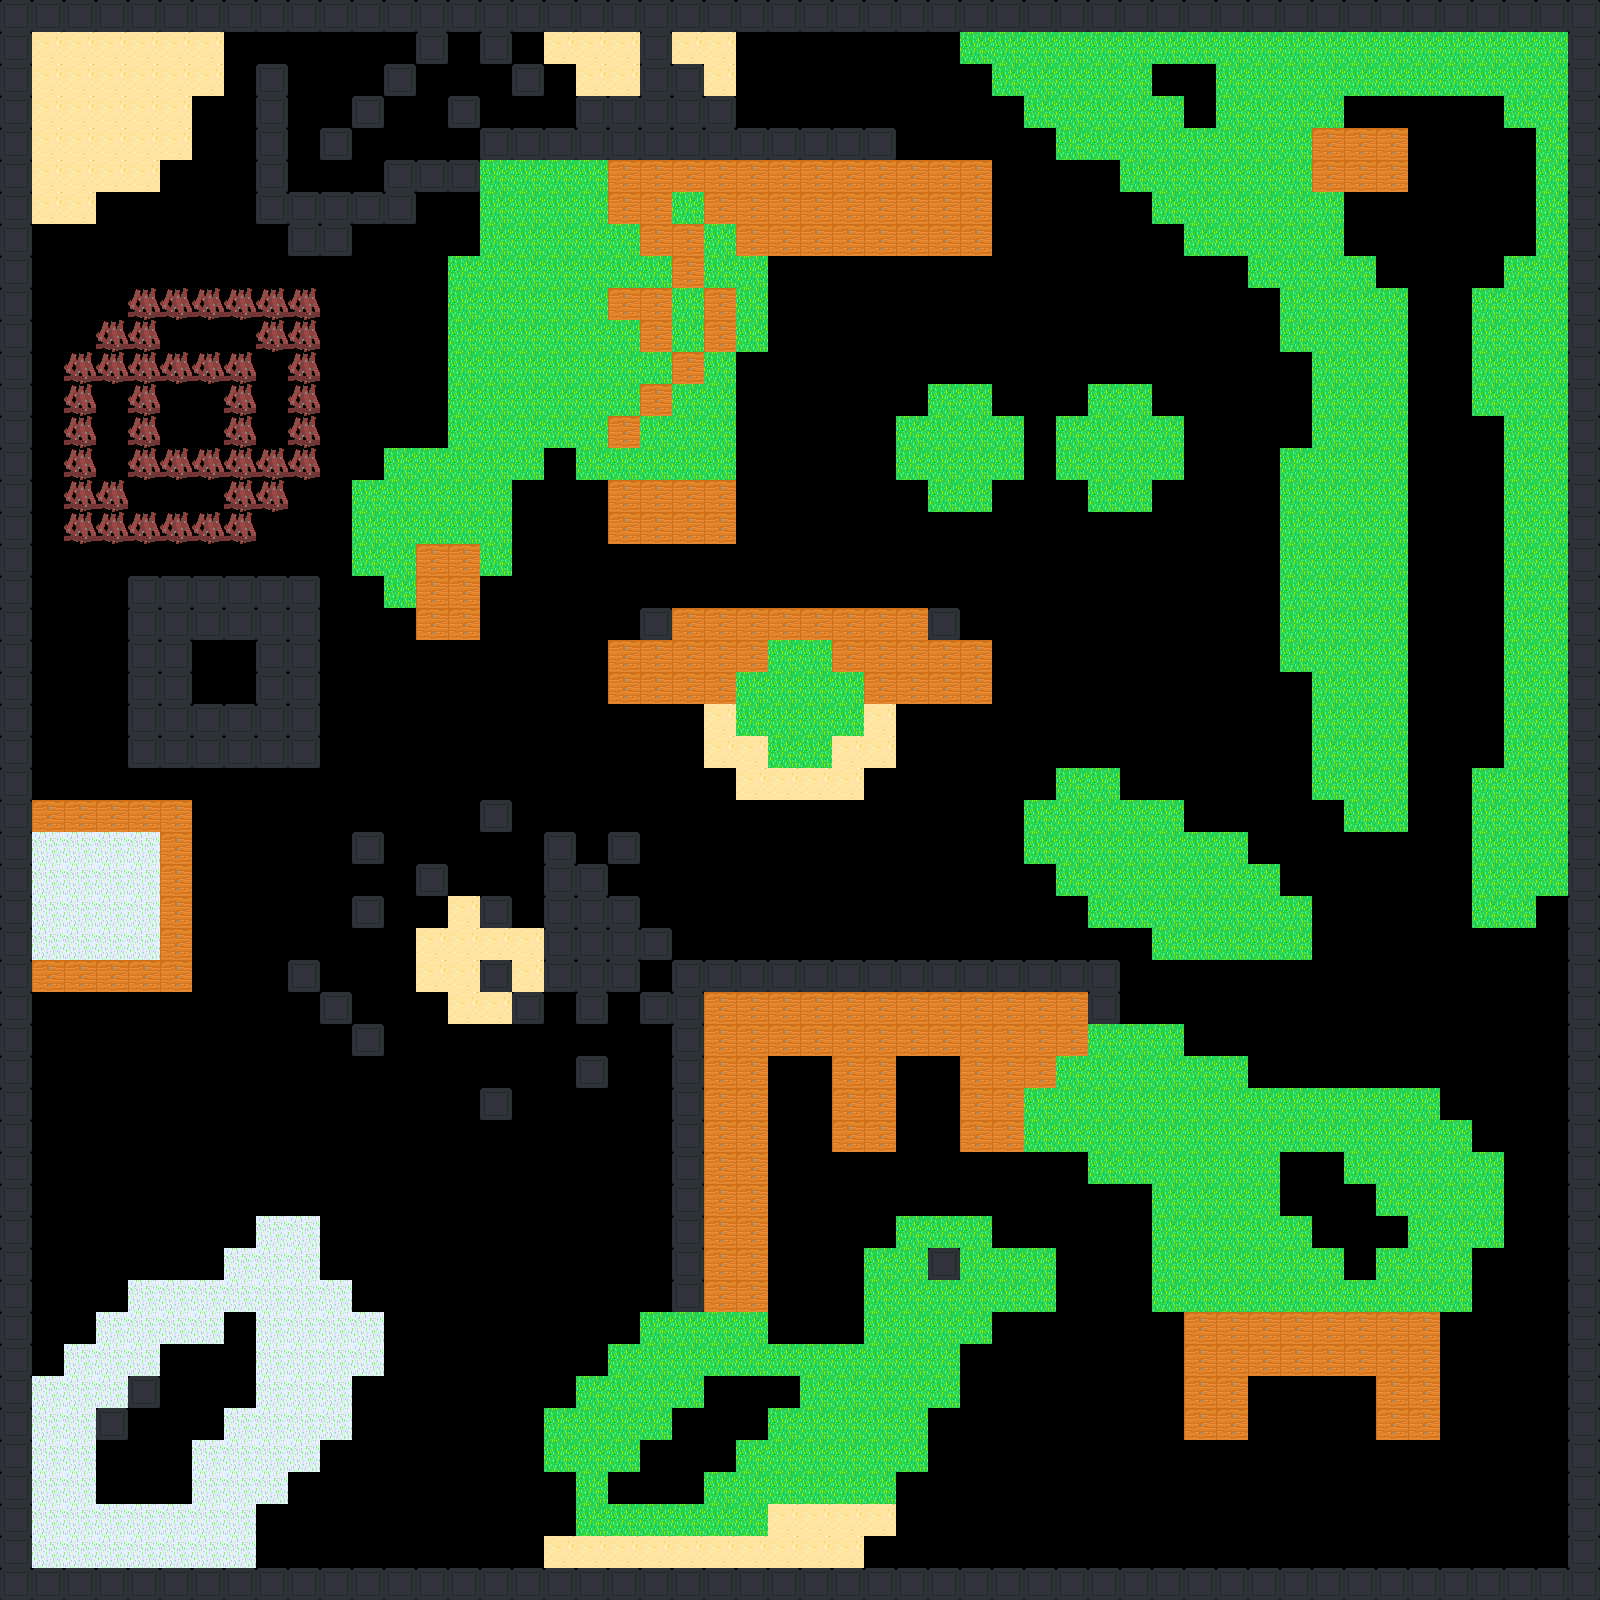

Below is a game level as drawn by its tile map, then a one-line description and the .tmx that defines it (tile-layer data replaced by summaries):
An orthogonal 50x50 tile map with 32x32 px tiles, 2 tile layers (Tile Layer 2, Tile Layer 1), 4 tilesets and 2 objects.

<map version="1.10" tiledversion="1.12.2" orientation="orthogonal" renderorder="right-down" width="50" height="50" tilewidth="32" tileheight="32" infinite="0" nextlayerid="5" nextobjectid="25">
 <tileset firstgid="1" source="tileset.tsx" />
 <tileset firstgid="26" source="coco.tsx" />
 <tileset firstgid="28" source="place hold tiles.tsx" />
 <tileset firstgid="428" source="place hold derc.tsx" />
 <layer id="4" name="Tile Layer 2" width="50" height="50">
  <data>[2500 cells, 0 non-empty, 0 distinct tile ids]</data>
 </layer>
 <objectgroup id="2" name="npcs">
  <object id="23" gid="28" x="1309" y="1079" width="32" height="32" />
  <object id="24" gid="439" x="517.5" y="380.5" width="32" height="32" />
 </objectgroup>
 <objectgroup id="3" name="dercs" />
 <layer id="1" name="Tile Layer 1" width="50" height="50">
  <data>[2500 cells, 1198 non-empty, 6 distinct tile ids]</data>
 </layer>
</map>
